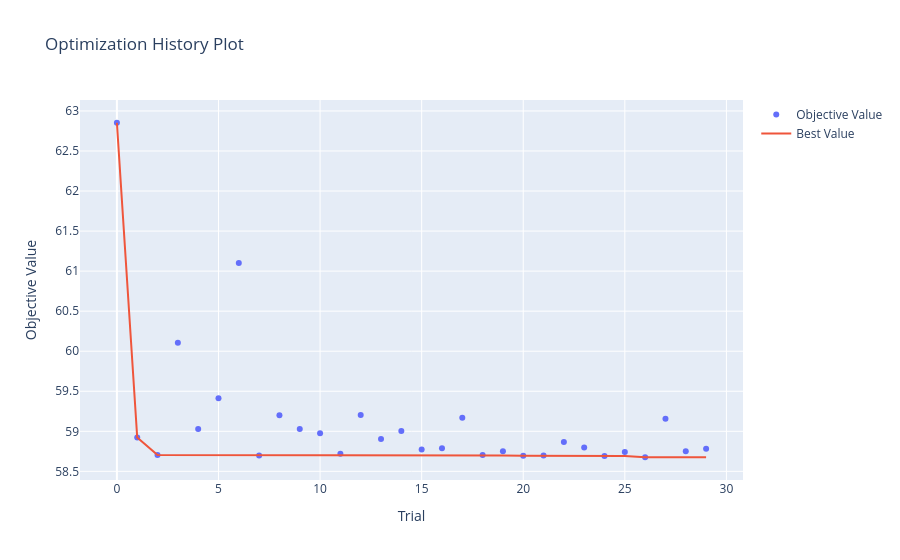

The cell this chart's notebook holds for it:
### Code cell
plot_optimization_history(study)

### Figure 1 — Plotly figure (JSON) as saved in the notebook; plotly's stock layout.template omitted (floating-point values rounded to 4 significant figures)
{"data": [{"mode": "markers", "name": "Objective Value", "type": "scatter", "x": [0, 1, 2, 3, 4, 5, 6, 7, 8, 9, 10, 11, 12, 13, 14, 15, 16, 17, 18, 19, 20, 21, 22, 23, 24, 25, 26, 27, 28, 29], "y": [62.85, 58.92, 58.7, 60.1, 59.03, 59.41, 61.1, 58.7, 59.2, 59.03, 58.98, 58.72, 59.2, 58.9, 59.0, 58.77, 58.79, 59.17, 58.7, 58.75, 58.69, 58.7, 58.87, 58.8, 58.69, 58.74, 58.68, 59.16, 58.75, 58.78]}, {"mode": "lines", "name": "Best Value", "type": "scatter", "x": [0, 1, 2, 3, 4, 5, 6, 7, 8, 9, 10, 11, 12, 13, 14, 15, 16, 17, 18, 19, 20, 21, 22, 23, 24, 25, 26, 27, 28, 29], "y": [62.85, 58.92, 58.7, 58.7, 58.7, 58.7, 58.7, 58.7, 58.7, 58.7, 58.7, 58.7, 58.7, 58.7, 58.7, 58.7, 58.7, 58.7, 58.7, 58.7, 58.69, 58.69, 58.69, 58.69, 58.69, 58.69, 58.68, 58.68, 58.68, 58.68]}, {"marker": {"color": "#cccccc"}, "mode": "markers", "name": "Infeasible Trial", "showlegend": false, "type": "scatter", "x": [], "y": []}], "layout": {"title": {"text": "Optimization History Plot"}, "xaxis": {"title": {"text": "Trial"}}, "yaxis": {"title": {"text": "Objective Value"}}}}
